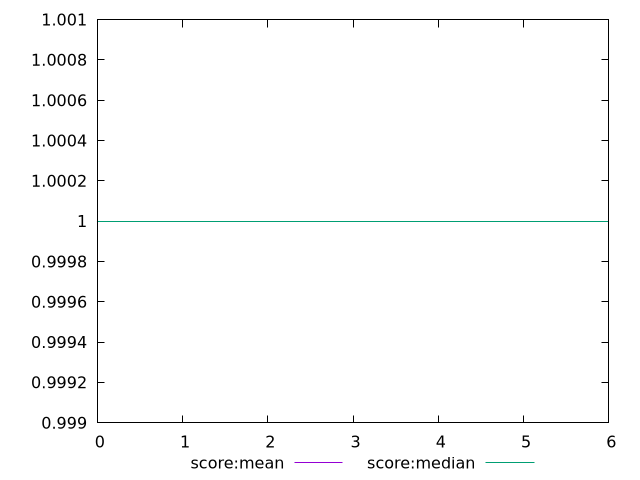

Write the gnuplot code that produced this figure.
$_scoreMean <<EOF
0 1
1 1
2 1
3 1
4 1
5 1
6 1
EOF
$_scoreMedian <<EOF
0 1
1 1
2 1
3 1
4 1
5 1
6 1
EOF
set key outside below
set terminal pngcairo
set output "report_00006_2020-11-02T20-21-41.718Z/uses-passive-event-listeners/progession_score:mean_score:median.png"
set yrange [0.999:1.001]
plot $_scoreMean title "score:mean" with line ,$_scoreMedian title "score:median" with line ,
